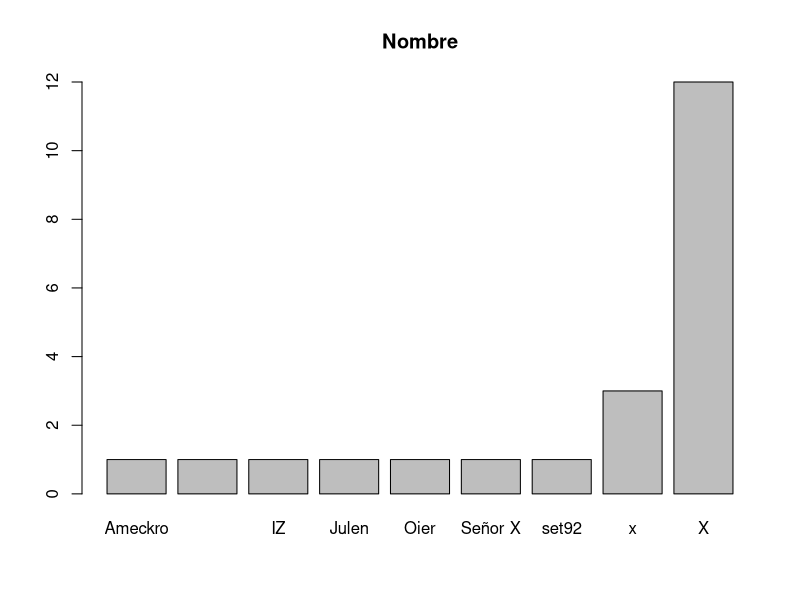
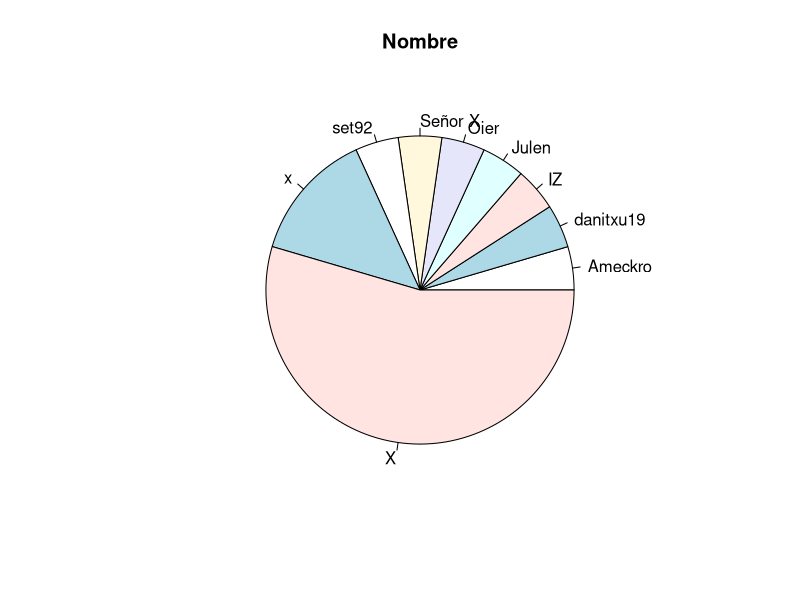
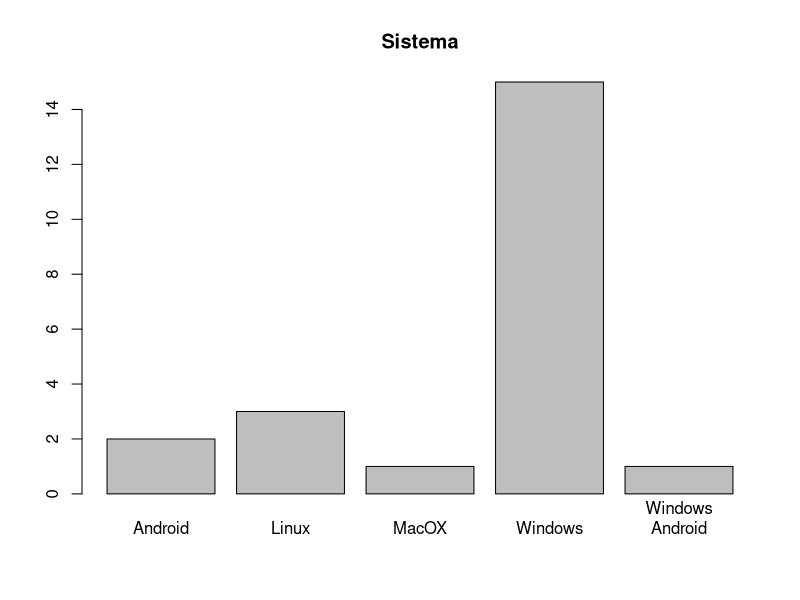
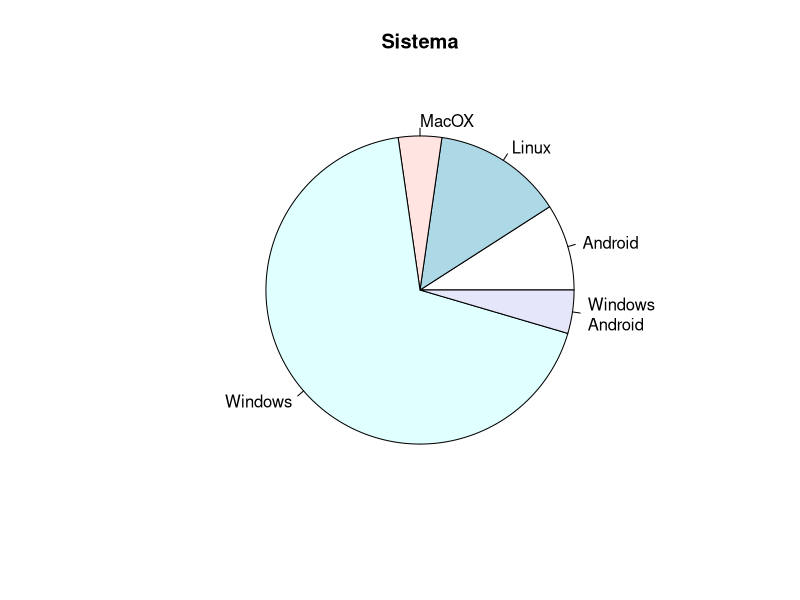
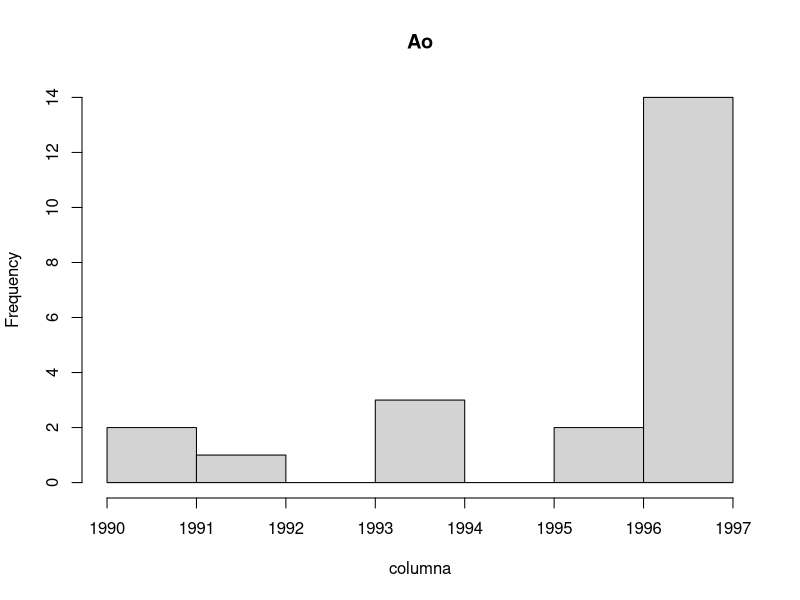
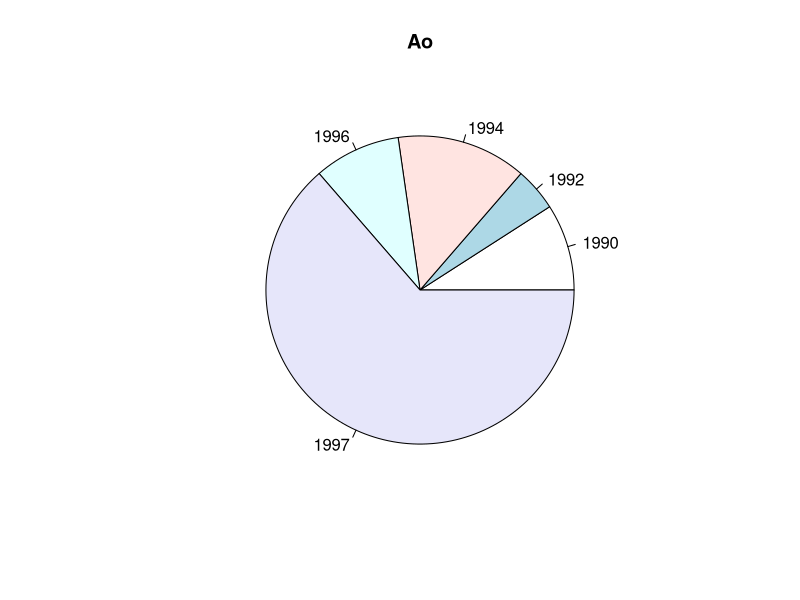
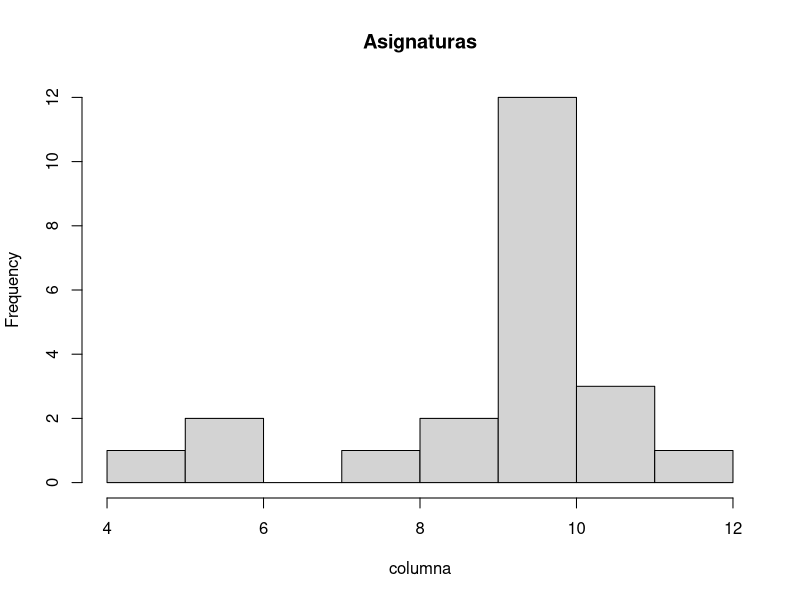
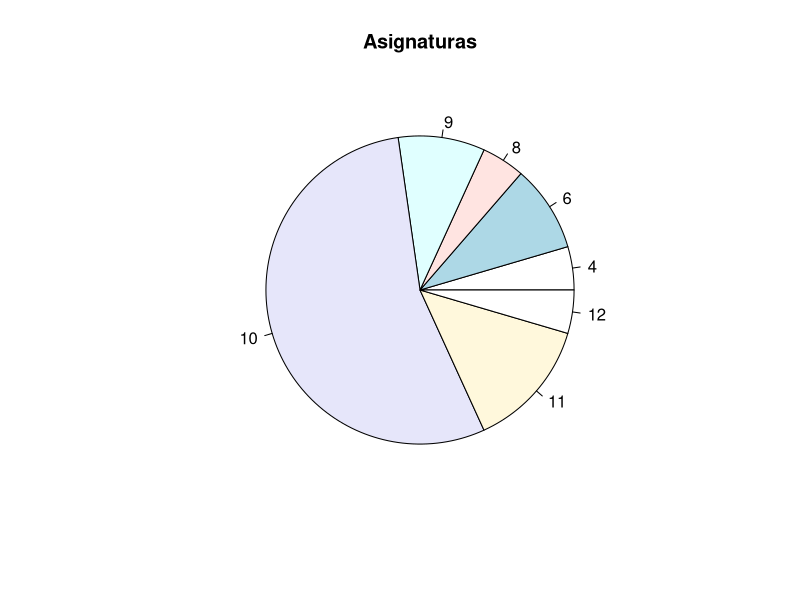

Write the R code that produced these figures, in order.
datos <- read.csv("feedback.csv", header = TRUE, sep = ',')#header es true por defecto en .csv
p = dim(datos)[2]#tamanio

for (j in 1:p) {
  columna <- datos [,j]
  columnaTabulate <- table(columna)
  
  if (is.numeric(columna)) {
    hist(columna, main = names(datos)[j])
  }else{
    barplot(columnaTabulate, main = names(datos)[j])
  }
  pie(columnaTabulate, main = names(datos)[j])
}

#practica 2, media, cuantiles...
columna2 <- datos[,"Tiempo"]
mediaTiempo <- mean(columna2)
print(mediaTiempo)#Media
n <- length(columna2)
suma <- sum(columna2)
a<-suma/n
print(a)

quantile(columna2, 0.5)
median(columna2)#Mediana

columna3 <- datos[,"altura"]
summary(columna3)
boxplot(columna3)
quantile(columna3)



